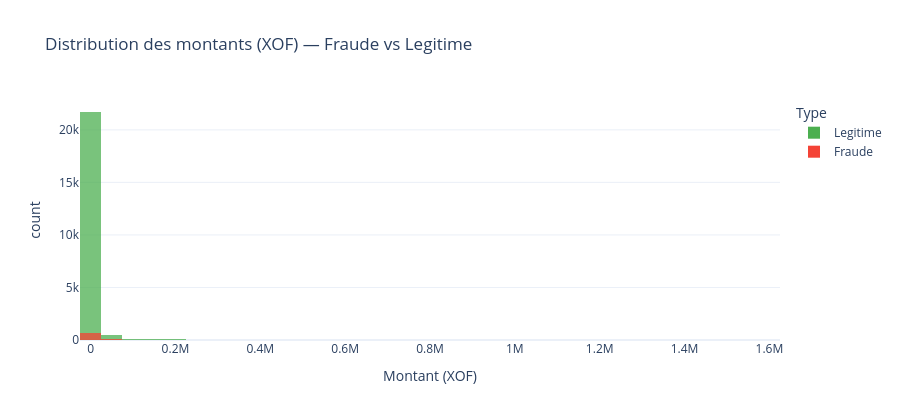

This figure's notebook cell:
### Code cell
# Distribution des montants
fig = px.histogram(tx, x='montant', color='type', nbins=60,
                   barmode='overlay', opacity=0.75,
                   color_discrete_map={'Legitime': LEGIT, 'Fraude': FRAUD},
                   title='Distribution des montants (XOF) — Fraude vs Legitime',
                   labels={'montant': 'Montant (XOF)', 'type': 'Type'})
fig.update_layout(height=420)
fig.show()

print('Statistiques montants (XOF) :')
print(tx.groupby('type')['montant'].agg(['mean','median','min','max'])
      .map(lambda x: f'{x:,.0f}'))

### Figure 1 — Plotly figure (JSON) as saved in the notebook; plotly's stock layout.template omitted (floating-point values rounded to 4 significant figures; data arrays with more than 128 entries replaced by an {"elided": "..."} marker saying what was removed)
{"data": [{"bingroup": "x", "hovertemplate": "Type=Legitime<br>Montant (XOF)=%{x}<br>count=%{y}<extra></extra>", "legendgroup": "Legitime", "marker": {"color": "#4CAF50", "opacity": 0.75, "pattern": {"shape": ""}}, "name": "Legitime", "nbinsx": 60, "orientation": "v", "showlegend": true, "type": "histogram", "x": {"elided": "22565 float values"}, "xaxis": "x", "yaxis": "y"}, {"bingroup": "x", "hovertemplate": "Type=Fraude<br>Montant (XOF)=%{x}<br>count=%{y}<extra></extra>", "legendgroup": "Fraude", "marker": {"color": "#F44336", "opacity": 0.75, "pattern": {"shape": ""}}, "name": "Fraude", "nbinsx": 60, "orientation": "v", "showlegend": true, "type": "histogram", "x": {"elided": "749 float values"}, "xaxis": "x", "yaxis": "y"}], "layout": {"barmode": "overlay", "height": 420, "legend": {"title": {"text": "Type"}, "tracegroupgap": 0}, "title": {"text": "Distribution des montants (XOF) — Fraude vs Legitime"}, "xaxis": {"anchor": "y", "domain": [0, 1], "title": {"text": "Montant (XOF)"}}, "yaxis": {"anchor": "x", "domain": [0, 1], "title": {"text": "count"}}}}
